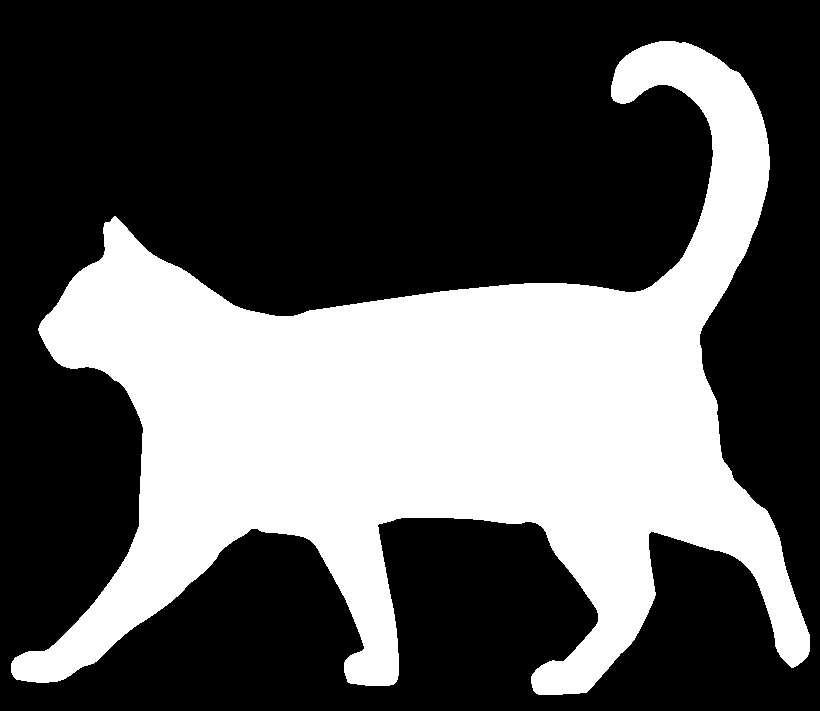
#> input picture data/geo/cat.png, 820 x 711 px, given in place of cat.jpg, which was not available
$ jupyter execute image_processing_with_Fourier_transform.ipynb   (shell and % lines are left out)   (text cells are left out)
#> lines starting #> are read from the running program, lines starting #| are printed output that depends on the picture; after the words box and inside, x2 and y2 are one past the last pixel; in counts of white or black regions, pixels touching at a corner belong together; pictures that were not available may be replaced by others from this repository, and a replacement may not be noted
[cell 1]
import os

import cv2
import matplotlib.pyplot as plt
import numpy as np
from PIL import Image
from scipy import signal
import wget

[cell 2]
# User parameters
URL_IMAGE = "https://images.unsplash.com/photo-1543852786-1cf6624b9987"
MAX_DIM = 256 # maximum width/height after rescaling image

# Download image
image_filepath = "cat.jpg"
if not os.path.exists(image_filepath):
    wget.download(URL_IMAGE, image_filepath)

# Prepare image
image_data = cv2.cvtColor(cv2.imread(image_filepath), cv2.COLOR_BGR2RGB)
#> image_data is the input picture: shape (711, 820, 3); 34.9% white; 1 white region, box (x1, y1, x2, y2) and area: (11, 41, 810, 695) 203332
max_dim = max(image_data.shape[0:2])
#> max_dim = 820
rescaled_image_width = int(image_data.shape[1] / max_dim * MAX_DIM)
#> rescaled_image_width = 256
rescaled_image_height = int(image_data.shape[0] / max_dim * MAX_DIM)
#> rescaled_image_height = 221
dim = (rescaled_image_width, rescaled_image_height)
#> dim = (256, 221)
image_data = cv2.resize(image_data, dim)
#> image_data: shape (221, 256, 3)

# Show image
plt.imshow(image_data)

# Summary
print(f"Loaded image : {image_filepath}")
print(f"Image shape : {image_data.shape}")
#| Image shape : (221, 256, 3)

[cell 3]
def image_to_dft(image_data):
    """ Convert image into dft coefficients
    args:
        image_data (numpy.array) : image of shape (H,W,C)
    return:
        numpy.array : complex numpy array of shape (C,H,W)
    """
    num_channels = image_data.shape[-1]
#> num_channels = 3
    fft_coefs = []
    for i in range(num_channels):
        # Note : Using Fast Fourier Transform much faster than DFT
        fft_coef = np.fft.fft2(image_data[:,:,i])
        fft_coefs.append(fft_coef)
#> after the loop, fft_coefs = 3 items
    return np.asarray(fft_coefs)

def show_dft(fft_coefs):
    """ Show dft coefficients
    args:
        fft_coefs (numpy.array) : complex numpy array of shape (C,H,W)
    """
    num_channels = fft_coefs.shape[0]
#> num_channels = 3
    fig, ax = plt.subplots(1, num_channels)
    fig.suptitle('Horizontally stacked subplots')
    for i in range(num_channels):
        # Note : fftshift helps to visualize a Fourier transform with
        # the zero-frequency component in the middle of the spectrum
        ax[i].imshow(np.log(np.abs(np.fft.fftshift(fft_coefs[i]))), cmap='gray')
        ax[i].set_title(f'channel {i}')

# Compute result
fft_coefs = image_to_dft(image_data)
show_dft(fft_coefs)
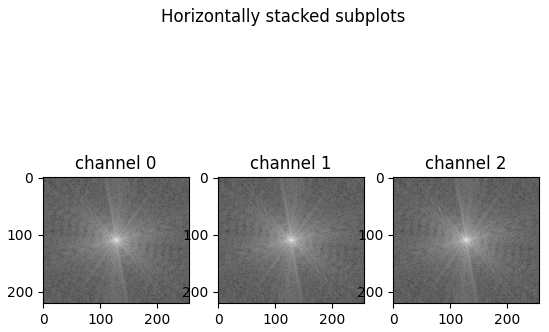
#> figure drawn by matplotlib, 3 panels

[cell 4]
def dft_to_image(fft_coefs):
    """ Convert dft coefficients into image
    args:
        fft_coefs (numpy.array) : complex numpy array of shape (C,H,W)
    return:
        numpy.array : image of shape (H,W,C)
    """
    num_channels = fft_coefs.shape[0]
#> num_channels = 3
    channels = []
    for i in range(num_channels):
        channel_data = np.fft.ifft2(fft_coefs[i])
        channels.append(np.abs(channel_data))
#> after the loop, channels = 3 items

    # stack the channels together and convert back to uint8
    return np.stack(channels, axis=2).astype(np.uint8)

# Compute result
image_data_from_dft = dft_to_image(fft_coefs)
plt.imshow(image_data_from_dft)

[cell 5]
# Visualization of a one dimensional Butterworth filter
filter_order = 4
cutt_off_frequency = 250
b, a = signal.butter(filter_order, cutt_off_frequency, 'low', analog=True)
w, h = signal.freqs(b, a)
plt.semilogx(w, 20 * np.log10(abs(h)))
plt.title('Butterworth filter frequency response')
plt.xlabel('Frequency')
plt.ylabel('Amplitude')
plt.axvline(cutt_off_frequency, color='green') # cutoff frequency
plt.show()
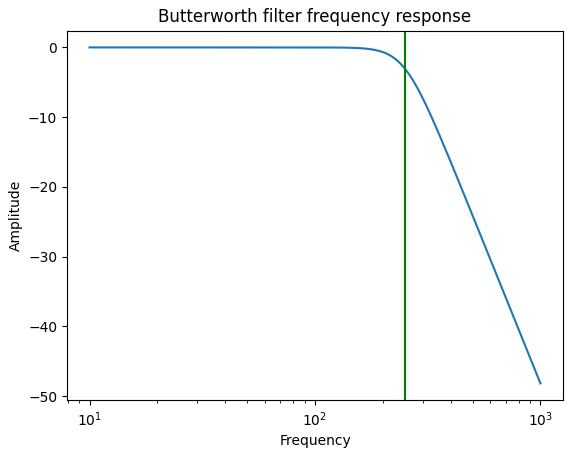
#> figure drawn by matplotlib, 1 panel; curve peaks at x = 10, y = -2.85e-11

$ run again, with data/geo/rabbit.png copied over data/geo/cat.png
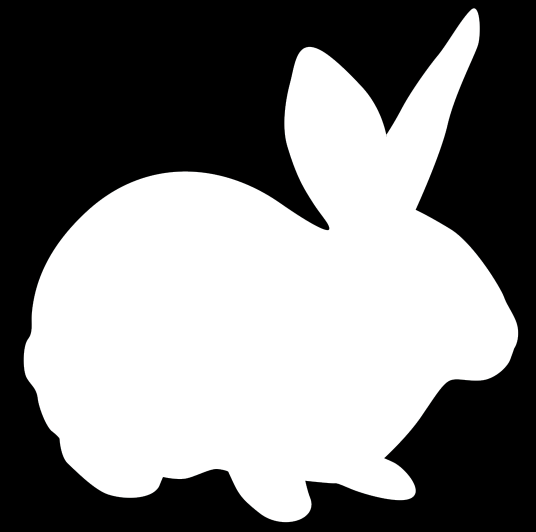
#> input picture data/geo/rabbit.png, 1072 x 1064 px, given in place of cat.jpg, which was not available (shown at 1/2 size)
#> `image_data = cv2.resize(image_data, dim)`:
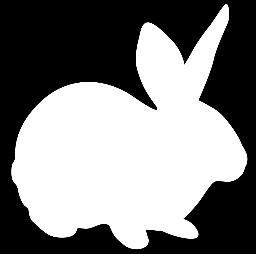
#> image_data: shape (254, 256, 3); mean R, G, B 127.6, 127.6, 127.6
#| Image shape : (254, 256, 3)
#> after the loop in image_to_dft, `for i in range(num_channels):`: fft_coefs = 3 items
#> `[cell 3] def image_to_dft(image_data): """ Convert image into dft coef..`:
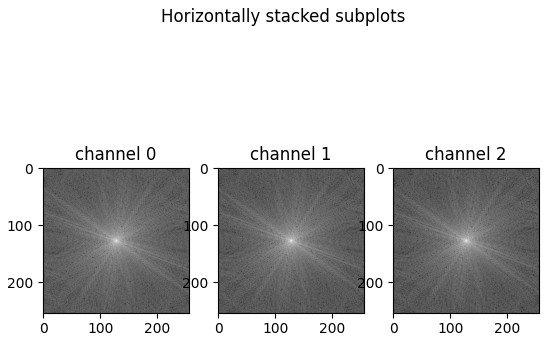
#> figure drawn by matplotlib, 3 panels
